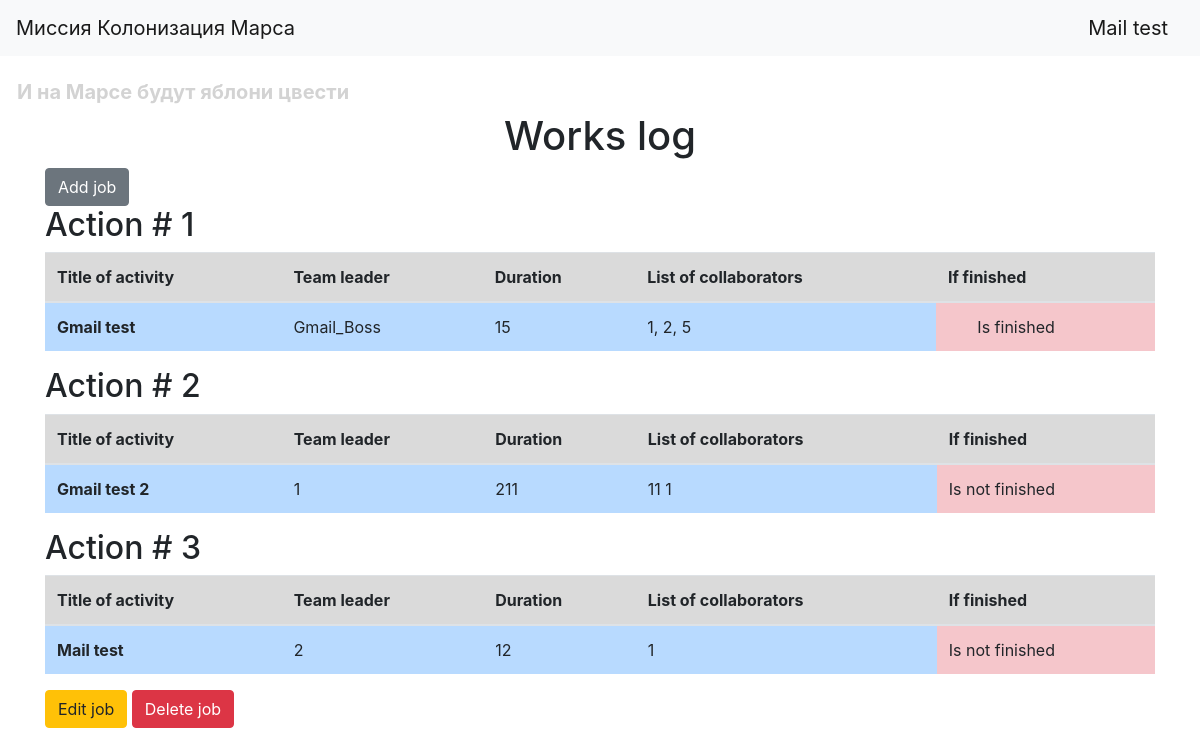
/ (signed in), run on the app's committed database.
### data/users.py (models this page shows, shortened)
class User(SqlAlchemyBase, UserMixin, SerializerMixin):
    __tablename__ = 'users'
    id = sqlalchemy.Column(sqlalchemy.Integer,
                           primary_key=True, autoincrement=True)
    name = sqlalchemy.Column(sqlalchemy.String, nullable=True)
    about = sqlalchemy.Column(sqlalchemy.String, nullable=True)
    email = sqlalchemy.Column(sqlalchemy.String,
                              index=True, unique=True, nullable=True)
    hashed_password = sqlalchemy.Column(sqlalchemy.String, nullable=True)
    created_date = sqlalchemy.Column(sqlalchemy.DateTime,
                                     default=datetime.datetime.now)
    works = orm.relationship("Works", back_populates='user')

### data/works.py (models this page shows)
class Works(SqlAlchemyBase, SerializerMixin):
    __tablename__ = 'works'
    id = sqlalchemy.Column(sqlalchemy.Integer,
                           primary_key=True, autoincrement=True)
    title_of_activity = sqlalchemy.Column(sqlalchemy.String, default=None)
    team_leader = sqlalchemy.Column(sqlalchemy.String, default=None)
    work_size = sqlalchemy.Column(sqlalchemy.Integer, default=None)
    collaborators = sqlalchemy.Column(sqlalchemy.String, default=None)
    is_finished = sqlalchemy.Column(sqlalchemy.Boolean, default=None)
    user_id = sqlalchemy.Column(sqlalchemy.Integer,
                                sqlalchemy.ForeignKey("users.id"), default=None)
    user = orm.relationship('User')
    categories = orm.relationship("Category",
                                  secondary="association",
                                  backref="works")

### server.py (the view)
@app.route("/")
def index():
    db_sess = db_session.create_session()
    works = db_sess.query(Works)
    db_sess.close()
    return render_template("index.html", works=works)

### data/db_session.py (called while the page is built)
def create_session() -> Session:
    global __factory
    return __factory()

### server.py (called while the page is built)
@login_manager.user_loader
def load_user(user_id):
    db_sess = db_session.create_session()
    return db_sess.query(User).get(user_id)

### templates/index.html
{% extends "base.html" %}
{% block content %}
<h1 style="text-align: center">Works log</h1>
{% if current_user.is_authenticated %}
    <a href="works" class="btn btn-secondary">Add job</a>
{% endif %}
{% for i in works %}
<h2>Action # {{ i.id}}</h2>
<table class="table">
  <thead>
    <tr class="table-active">
      <th scope="col">Title of activity</th>
      <th scope="col">Team leader</th>
      <th scope="col">Duration</th>
      <th scope="col">List of collaborators</th>
      <th scope="col">If finished</th>
    </tr>
  </thead>
  <tbody>
    <tr>
      <th class="table-primary" scope="row">{{ i.title_of_activity }}</th>
      <td class="table-primary">{{ i.team_leader }}</td>
      <td class="table-primary">{{ i.work_size }}</td>
      <td class="table-primary">{{ i.collaborators }}</td>
      <td class="table-danger">{{ 'ㅤㅤIs finished' if i.is_finished else 'Is not finished' }}</td>
    </tr>
  </tbody>
</table>
{% if current_user.is_authenticated and current_user == i.user or current_user.is_authenticated and current_user.id == 1 %}
    <div>
        <a href="/works/{{ i.id }}" class="btn btn-warning">
            Edit job
        </a>
        <a href="/works_delete/{{ i.id }}" class="btn btn-danger">
            Delete job
        </a>
    </div>
{% endif %}
{% endfor %}
{% endblock %}

### templates/base.html (shortened to what this page needs)
<!doctype html>
<html lang="en">
<head>
    <link rel="stylesheet"
          href="https://stackpath.bootstrapcdn.com/bootstrap/4.4.1/css/bootstrap.min.css"
>
    <link rel="stylesheet" href="static/style.css" />
</head>
<body>
<header>
    <nav class="navbar navbar-light bg-light">
        <a class="navbar-brand" href="#">Миссия Колонизация Марса</a>
        {% if current_user.is_authenticated %}
        <a class="navbar-brand" href="/logout">{{ current_user.name }}</a>
        {% else %}
        <p>
            <a class="btn btn-primary " href="/register">Зарегистрироваться</a>
            <a class="btn btn-success" href="/login">Войти</a>
        </p>
{% endif %}
    </nav>
</header>
<h5 style="color: lightgray; margin-left: 17px;"><br><b>И на Марсе будут яблони цвести</b></h5>
<main role="main" class="container">
    {% block content %}{% endblock %}
</main>
</body>
</html>

### data on the page
User: name "Mail test"
Works: id "1", title_of_activity "Gmail test", team_leader "Gmail_Boss", work_size "15", collaborators "1, 2, 5", is_finished "ㅤㅤIs finished"
Works: id "2", title_of_activity "Gmail test 2", team_leader "1", work_size "211", collaborators "11 1", is_finished "Is not finished"
Works: id "3", title_of_activity "Mail test", team_leader "2", work_size "12", collaborators "1", is_finished "Is not finished"
